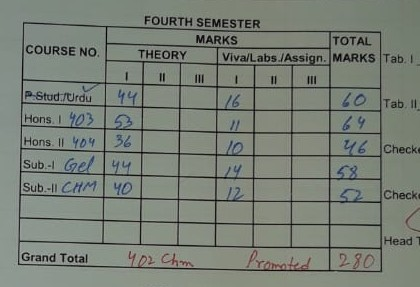
#> input picture yolo_digit_detector/1.jpeg, 420 x 287 px
$ python p1.py
#> lines starting #> are read from the running program, lines starting #| are printed output that depends on the picture; after the words box and inside, x2 and y2 are one past the last pixel; in counts of white or black regions, pixels touching at a corner belong together
import cv2
import numpy as np
import matplotlib.pyplot as plt
# [4 lines of commented-out code are left out]

import os

# print('done')
#read your file


def sort_contours(cnts, method="left-to-right"):
    # initialize the reverse flag and sort index
    reverse = False
    i = 0
    # handle if we need to sort in reverse
    if method == "right-to-left" or method == "bottom-to-top":
      reverse = True
    # handle if we are sorting against the y-coordinate rather than
    # the x-coordinate of the bounding box
    if method == "top-to-bottom" or method == "bottom-to-top":
      i = 1
    # construct the list of bounding boxes and sort them from top to
    # bottom
    boundingBoxes = [cv2.boundingRect(c) for c in cnts]
    (cnts, boundingBoxes) = zip(*sorted(zip(cnts, boundingBoxes),
    key=lambda b:b[1][i], reverse=reverse))
    # return the list of sorted contours and bounding boxes
    return (cnts, boundingBoxes)

def cell():

    dirname = os.path.dirname(__file__)
    filename = os.path.join(dirname, '../1.jpeg')

    # file=r'/Users/YOURPATH/testcv.png'
    org_image = cv2.imread(filename)
#> org_image is the input picture: shape (287, 420, 3); mean B, G, R 119.1, 128.4, 121.7
    img = cv2.cvtColor(org_image,cv2.COLOR_BGR2GRAY)
    img.shape


    #thresholding the image to a binary image
    thresh,img_bin = cv2.threshold(img,128,255,cv2.THRESH_BINARY |cv2.THRESH_OTSU)
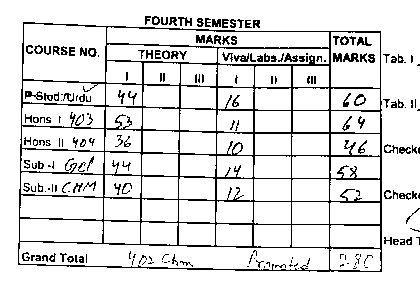
#> img_bin: shape (287, 420); 88.1% white; black in thin lines or dots, all inside (x1, y1, x2, y2) = (18, 16, 420, 272)
#> thresh = 95

    #inverting the image
    img_bin = 255-img_bin
    exportfile = os.path.join(dirname, '../2.jpeg')
    cv2.imwrite(exportfile,img_bin)

    #Plotting the image to see the output
    # plotting = plt.imshow(img_bin,cmap='gray')
    # plt.show()


    # Length(width) of kernel as 100th of total width
    kernel_len = np.array(img).shape[1]//100
#> kernel_len = 4
    # Defining a vertical kernel to detect all vertical lines of image
    ver_kernel = cv2.getStructuringElement(cv2.MORPH_RECT, (1, kernel_len))
#> ver_kernel = [1, 1, 1, 1]
    # Defining a horizontal kernel to detect all horizontal lines of image
    hor_kernel = cv2.getStructuringElement(cv2.MORPH_RECT, (kernel_len, 1))
#> hor_kernel = [[1, 1, 1, 1]]
    # A kernel of 2x2
    kernel = cv2.getStructuringElement(cv2.MORPH_RECT, (2, 2))


    #Use vertical kernel to detect and save the vertical lines in a jpg
    image_1 = cv2.erode(img_bin, ver_kernel, iterations=3)
#> image_1: shape (287, 420); 2% white in thin lines or dots, all inside (x1, y1, x2, y2) = (18, 28, 382, 269)
    vertical_lines = cv2.dilate(image_1, ver_kernel, iterations=3)
#> vertical_lines: shape (287, 420); 2.3% white in thin lines or dots, all inside (x1, y1, x2, y2) = (18, 25, 382, 275)
    cv2.imwrite(exportfile,vertical_lines)
    #Plot the generated image
    # plotting = plt.imshow(image_1,cmap='gray')
    # plt.show()


    #Use horizontal kernel to detect and save the horizontal lines in a jpg
    image_2 = cv2.erode(img_bin, hor_kernel, iterations=3)
#> image_2: shape (287, 420); 4.2% white in thin lines or dots, all inside (x1, y1, x2, y2) = (24, 22, 379, 272)
    horizontal_lines = cv2.dilate(image_2, hor_kernel, iterations=3)
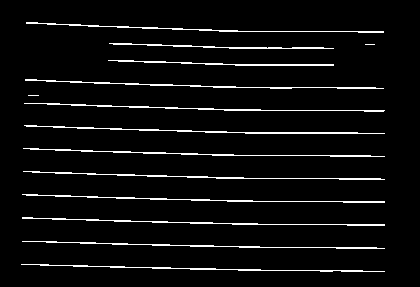
#> horizontal_lines: shape (287, 420); 5% white in thin lines or dots, all inside (x1, y1, x2, y2) = (21, 22, 385, 272)
    cv2.imwrite("/Users/YOURPATH/horizontal.jpg",horizontal_lines)
    #Plot the generated image
    # plotting = plt.imshow(image_2,cmap='gray')
    # plt.show()


    img_vh = cv2.addWeighted(vertical_lines, 0.5, horizontal_lines, 0.5, 0.0)
    #Eroding and thesholding the image
    img_vh = cv2.erode(~img_vh, kernel, iterations=2)
    thresh, img_vh = cv2.threshold(img_vh,128,255, cv2.THRESH_BINARY | cv2.THRESH_OTSU)
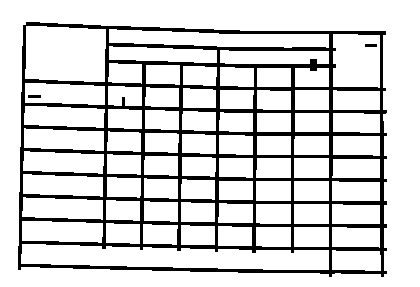
#> img_vh: shape (287, 420); 83.1% white; 3 black regions
#> thresh = 127
    cv2.imwrite("/Users/YOURPATH/img_vh.jpg", img_vh)
    bitxor = cv2.bitwise_xor(img,img_vh)
    bitnot = cv2.bitwise_not(bitxor)
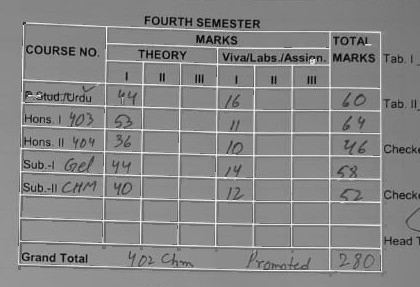
#> bitnot: shape (287, 420); min 0, max 255, mean 135.2
    #Plotting the generated image
    # plotting = plt.imshow(bitnot,cmap='gray')
    # plt.show()


    # Detect contours for following box detection
    contours, hierarchy = cv2.findContours(img_vh, cv2.RETR_TREE, cv2.CHAIN_APPROX_SIMPLE)
#> contours = 73 contours; largest, box (x1, y1, x2, y2) and area: (0, 0, 420, 287) 119834, (17, 21, 388, 278) 89038, (21, 244, 329, 270) 5646, (25, 26, 106, 82) 4108, (109, 29, 329, 48) 2669


    # Sort all the contours by top to bottom.
    contours, boundingBoxes = sort_contours(contours, method='top-to-bottom')
#> in sort_contours, `boundingBoxes = [cv2.boundingRect(c) for c in cnts]`: boundingBoxes = 73 items, first 6: (0, 0, 420, 287), (17, 21, 371, 257), (332, 250, 49, 21), (21, 244, 308, 26), (332, 227, 48, 21), (294, 227, 35, 20)
#> in sort_contours, `(cnts, boundingBoxes) = zip(*sorted(zip(cnts, boundingBoxes), key=lamb..`: cnts has the same summary as contours in cell; boundingBoxes = 73 items, first 6: (0, 0, 420, 287), (17, 21, 371, 257), (25, 26, 81, 56), (109, 29, 220, 19), (333, 34, 47, 54), (364, 43, 14, 5)


    #Creating a list of heights for all detected boxes
    heights = [boundingBoxes[i][3] for i in range(len(boundingBoxes))]
#> heights = 73 values, max 287 at index 0, min 5 at index 5, mean 27.68
    #Get mean of heights
    mean = np.mean(heights)
#> mean = 27.68


    #Create list box to store all boxes in
    box = []
    # Get position (x,y), width and height for every contour and show the contour on image
    for c in contours:
        x, y, w, h = cv2.boundingRect(c)
        if (w<1000 and h<500):
            image = cv2.rectangle(img,(x,y),(x+w,y+h),(0,255,0),2)
            box.append([x,y,w,h])
#> this loop made 73 passes
#> (x, y, w, h) on passes 2 to 13: (17, 21, 371, 257), (25, 26, 81, 56), (109, 29, 220, 19), (333, 34, 47, 54), (364, 43, 14, 5), (109, 46, 108, 17), (220, 50, 109, 14), (108, 63, 34, 21), (146, 65, 34, 20), (183, 66, 34, 20), (220, 67, 34, 20), (295, 68, 34, 19)
#> (c, x, y, w, h) on passes 1, 14, 20, 30, 31, 39: ([[0, 0], [0, 286], [419, 286], [419, 0]], 0, 0, 420, 287), ([[257, 68], [257, 86], [290, 86], [290, 68]], 257, 68, 34, 19), ([[295, 90], [295, 109], [328, 109], [328, 90]], 295, 90, 34, 20), ([[295, 113], [295, 131], [328, 131], [328, 113]], 295, 113, 34, 19), ([[257, 113], [257, 131], [290, 131], [290, 113]], 257, 113, 34, 19), ([[257, 136], [257, 154], [290, 154], [290, 136]], 257, 136, 34, 19)
#> pass 3, in cell, `image = cv2.rectangle(img,(x,y),(x+w,y+h),(0,255,0),2)`:
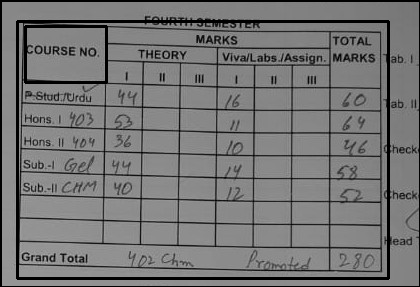
#> image: shape (287, 420); min 0, max 185, mean 118.2
#> after the loop:
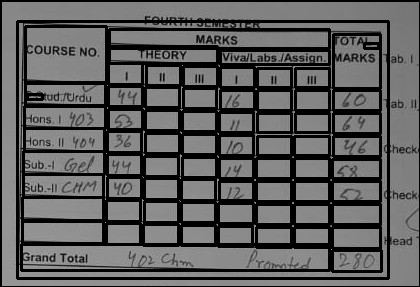
#> img: shape (287, 420); min 0, max 185, mean 94.5
#> after the loop, box = 73 items, first 6: [0, 0, 420, 287], [17, 21, 371, 257], [25, 26, 81, 56], [109, 29, 220, 19], [333, 34, 47, 54], [364, 43, 14, 5]
    # [14 lines of commented-out code are left out]
    row=[]
    column=[]
    j=0
    #Sorting the boxes to their respective row and column
    for i in range(len(box)):
        if(i==0):
            column.append(box[i])
            previous=box[i]
        else:
            if(box[i][1]<=previous[1]+mean/2):
                column.append(box[i])
                previous=box[i]
                if(i==len(box)-1):
                    row.append(column)
            else:
                row.append(column)
                column=[]
                previous = box[i]
                column.append(box[i])
#> this loop made 73 passes
#> after the loop, row = 9 items
    # print(column)
    # print(row)


    #calculating maximum number of cells
    countcol = 0
    for i in range(len(row)):
        countcol = len(row[i])
        if countcol > countcol:
            countcol = countcol
#> this loop made 9 passes
#> countcol on passes 1 to 9: 1, 13, 17, 8, 8, 8, 8, 8, 2

    #Retrieving the center of each column
    center = [int(row[i][j][0]+row[i][j][2]/2) for j in range(len(row[i])) if row[0]]
#> center = [175, 356]
    center=np.array(center)
    center.sort()


    #Regarding the distance to the columns center, the boxes are arranged in respective order
    finalboxes = []
    for i in range(len(row)):
        lis=[]
        for k in range(countcol):
            lis.append([])
        for j in range(len(row[i])):
            diff = abs(center-(row[i][j][0]+row[i][j][2]/4))
            minimum = min(diff)
            indexing = list(diff).index(minimum)
            lis[indexing].append(row[i][j])
        finalboxes.append(lis)
#> this loop made 9 passes
#> after the loop, finalboxes = 9 items

    # print(finalboxes)
    i=0
    lis_img=[]
    for row in finalboxes:
        for col in row:
            for b in col:
                # try:

                    # cv2.imshow("img "+ str(i),org_image[b[1]:b[1]+b[3],b[0]:b[0]+b[2]] )
                    # print(org_image.shape)
                exportfile = os.path.join(dirname, "../digit_cells/"+str(i)+".jpg")

                cv2.imwrite(exportfile,org_image[b[1]:b[1]+b[3],b[0]:b[0]+b[2]])
                # except:
                #     pass
                i+=1
                print("chla")
#> this loop made 9 passes
#> row on passes 1, 9: [[[0, 0, 420, 287]], []], [[[21, 244, 308, 26]], [[332, 250, 49, 21]]]
#> (printed output is left out)
#> pass 2, in cell, `cv2.imwrite(exportfile,org_image[b[1]:b[1]+b[3],b[0]:b[0]+b[2]])`:
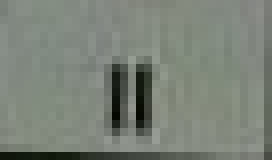
#> saved as 7.jpg: shape (20, 34, 3) (shown 8 times larger); mean B, G, R 119.7, 129.7, 122.7
#> after the loop, i = 73

    # [8 lines of commented-out code are left out]

if __name__ == '__main__':
    # img = cell()
    # cv2.imshow('cell',img)
    cell()
    # cv2.waitKey(0)
    # cv2.destroyAllWindows()
